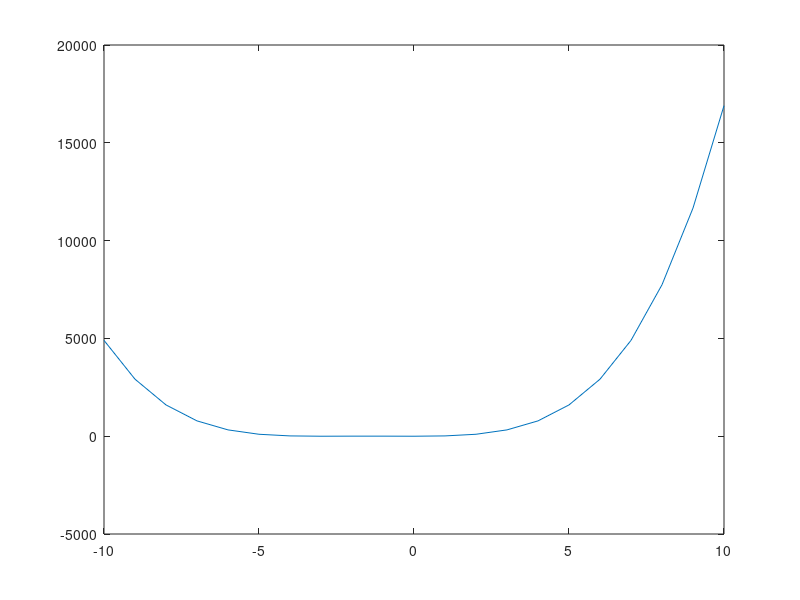

MATLAB code to generate this figure:
% Octave Script 
% Title          :Funcion #8
% Descripcion    :Comprobacion de la funcion numero 8 del tema 2.2 
% Author         :Hector Daniel Marmoleo Garcia 
% Date           :20211028
% Version        :1
% Usage          :octave> cd /path/
%                :octave> Funcion8
% Notes          :Requiere aplicacion octave
%                :https://octaveintro.readthedocs.io/en/latest/index.html
clear
% dominio de la funcion 
x = -10:1:10
% regla de correspondencia (Funcion)
fx = x.^4 + (6*x.^3) + (9*x.^2) - 1
% plotear funcion
plot(x, fx);
